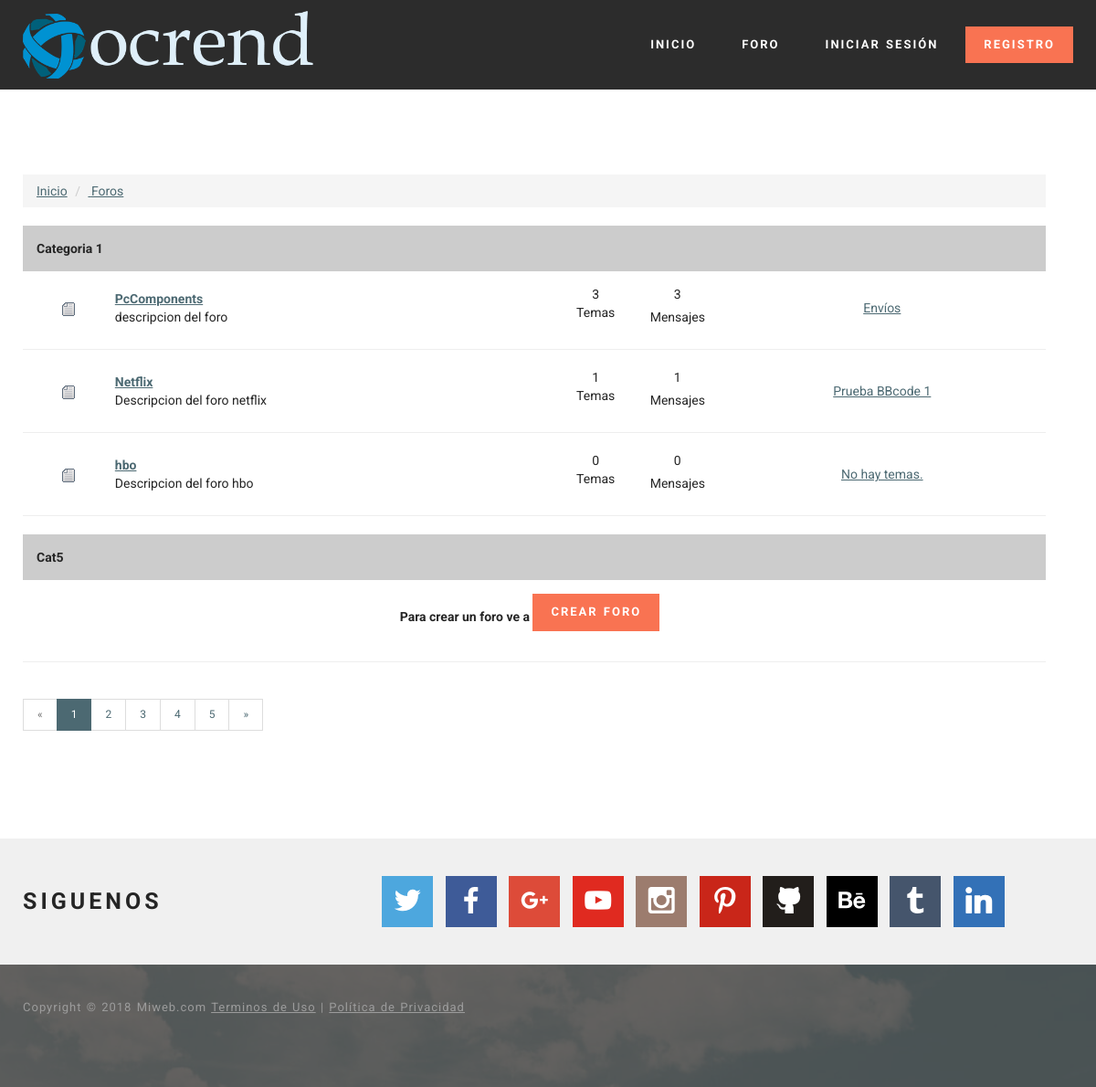
The app's page /?view=forum, older data.
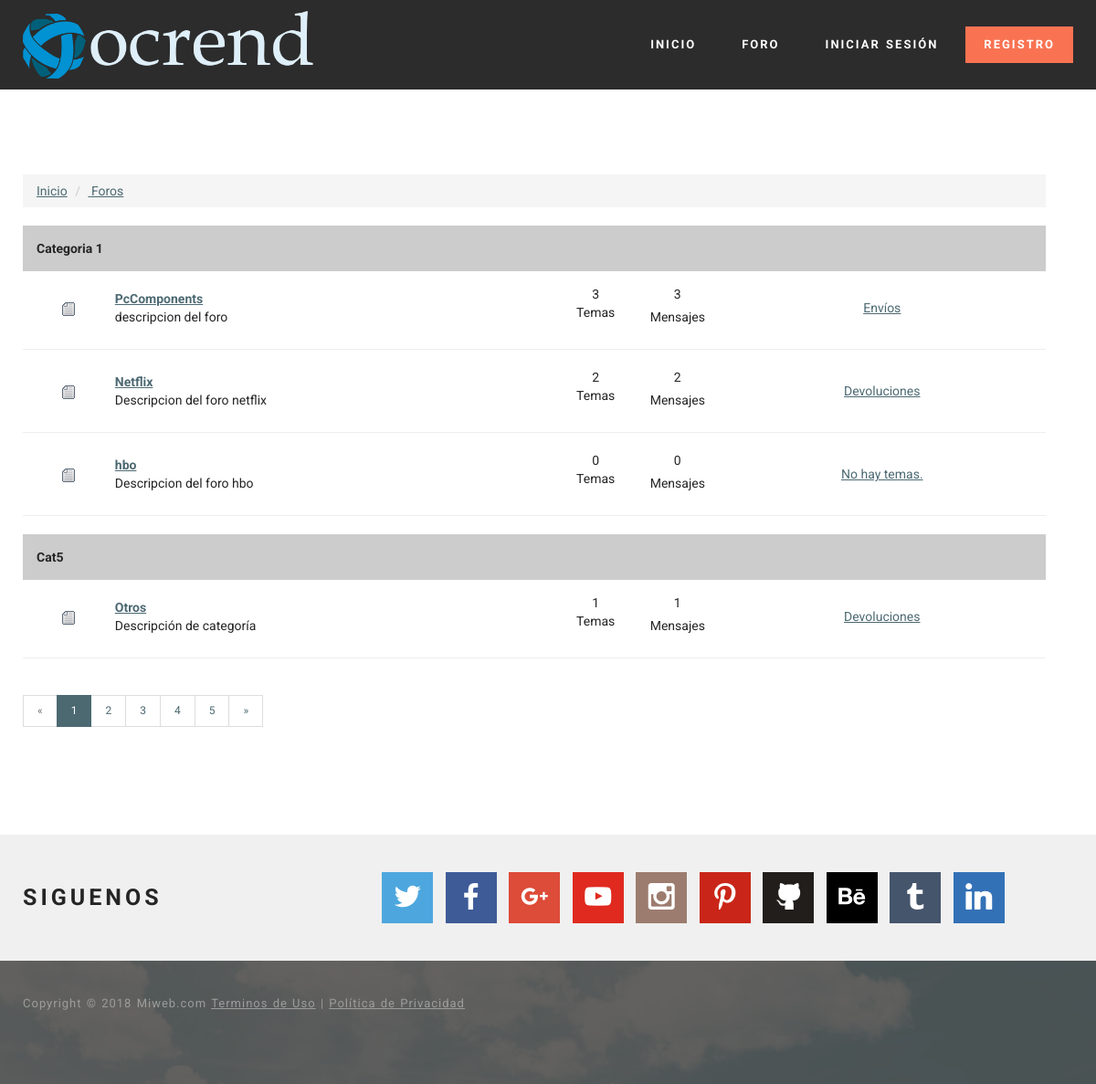
The same page, newer data.
### tables this page shows
CREATE TABLE `categorias` (
  `id` int(255) NOT NULL,
  `nombre` varchar(255) NOT NULL
);

CREATE TABLE `foros` (
  `id` int(255) NOT NULL,
  `nombre` varchar(255) NOT NULL,
  `descripcion` varchar(255) NOT NULL,
  `cantidad_mensajes` bigint(255) NOT NULL DEFAULT '0',
  `cantidad_temas` bigint(255) NOT NULL DEFAULT '0',
  `id_categoria` int(100) NOT NULL DEFAULT '1',
  `estado` int(1) NOT NULL DEFAULT '1' COMMENT '1 es el estado abierto del foro y 0 para crrarlo y solo admin tiene acceso',
  `ultimo_tema` varchar(255) NOT NULL,
  `id_ultimo_tema` bigint(255) NOT NULL
);

### core/controllers/forumController.php (called while the page is built, shortened)
<?php
$db = new Conexion();
include('html/forum/index.php');
?>

### core/bin/functions/Categorias.php (called while the page is built, shortened)
<?php
function Categorias(){
$db = new Conexion();
$sql = $db->query("SELECT * FROM categorias;");
if($db->rows($sql) > 0) {
  while($d = $db->recorrer($sql)) {
    $categorias[$d['id']]= $d;
    }
}else {
  $categorias = false;
}
return $categorias;
}
?>

### core/core.php (called while the page is built, shortened)
<?php
require('core/models/class.Conexion.php');
require('core/bin/functions/Categorias.php');
require('core/bin/functions/Foros.php');
require('core/bin/functions/UrlAmigable.php');
$_categorias = Categorias();
$_foros = Foros();
?>

### core/models/class.Conexion.php (called while the page is built, shortened)
<?php
class Conexion extends mysqli {
public function rows($query){
  return mysqli_num_rows($query);
}
public function liberar($query){
  return mysqli_free_result($query);
}
public function recorrer($query){
  return mysqli_fetch_array($query);
}
}
 ?>

### core/bin/functions/Foros.php (called while the page is built, shortened)
<?php
function Foros(){
$db = new Conexion();
$sql = $db->query("SELECT * FROM foros;");
if($db->rows($sql) > 0) {
  while($d = $db->recorrer($sql)) {
    $foros[$d['id']]= $d;
    }
}else {
  $foros = false;
}
return $foros;
}
?>

### core/bin/functions/UrlAmigable.php (called while the page is built)
<?php
function UrlAmigable($id,$titulo,$id_foro = null){
if(null == $id_foro){
  $titulo = $id . '-' . $titulo;
}else {
    $titulo = $id . '-' . $id_foro . '-' .$titulo;
}
  $titulo = trim($titulo);
  $titulo = str_replace(
      array('à', 'á', 'ä','â','ã','å','æ','ª','α','∀','@','∧','λ','Δ','À','Á','Â','Ã','Ä','Å','Ā','ā','Ă','ă','Ą','ą'),
      'a',
      $titulo
  );
  $titulo = str_replace(
      array('ß','β'),
      'b',
      $titulo
  );
  $titulo = str_replace(
      array('¢','©','ç','ς','⊂','€','Ç','c','Ć','ć','Ĉ','ĉ','Ċ','ċ','Č','č'),
      'c',
      $titulo
  );
  $titulo = str_replace(
      array('₫','Ď','ď','Đ','đ'),
      'd',
      $titulo
  );
  $titulo = str_replace(
      array('è','é','ê','ë','ε','ξ','∈','∉','∋','∃','∑','È','É','Ê','Ë','Ē','ē','Ĕ','ĕ','Ė','ė','Ę','ę','Ě','ě'),
    'e',
      $titulo
  );
  $titulo = str_replace(
      array('ƒ'),
      'f',
      $titulo
  );
$titulo = str_replace(
    array('Ĝ','ĝ','Ğ','ğ','Ġ','ġ','Ģ','ģ'),
    'g',
    $titulo
);
  $titulo = str_replace(
      array('H.','Ĥ','ĥ','Ħ','ħ'),
      'h',
      $titulo
  );
  $titulo = str_replace(
      array('ì','í','î','ï','¡','ℑ','Ì','Í','Î','Ï','Ĩ','ĩ','Ī','ī','Ĭ','ĭ','Į','į','İ','ı'),
      'i',
      $titulo
  );
$titulo = str_replace(
    array('Ĵ','ĵ'),
    'j',
    $titulo
);
  $titulo = str_replace(
      array('κ','Ķ','ķ'),
      'k',
      $titulo
  );
  $titulo = str_replace(
      array('£','ζ','ι','¦','Ĺ','ĺ','Ļ','ļ','Ľ','ľ','Ŀ','ŀ','Ł','ł'),
      'l',
      $titulo
  );
  $titulo = str_replace(
      array('ñ','η','π','ℵ','∩','Ñ'),
      'n',
      $titulo
  );
  $titulo = str_replace(
      array('ò','ó','ô','õ','ö','¤','ð','ø','δ','σ','φ','∅','Ò','Ó','Ô','Õ','Ö','Ω'),
      'o',
      $titulo
  );
  $titulo = str_replace(
      array('þ','ρ','℘','¶'),
      'p',
      $titulo
  );
  $titulo = str_replace(
      array('®','ℜ'),
      'r',
      $titulo
  );
  $titulo = str_replace(
      array('š','§','$'),
      's',
      $titulo
  );
  $titulo = str_replace(
      array('τ'),
      't',
      $titulo
  );
  $titulo = str_replace(
      array('ù','ú','û','ü','µ','υ','μ','∪','Ù','Ú','Û','Ü'),
      'u',
      $titulo
  );
  $titulo = str_replace(
      array('∨','√','ϑ'),
      'v',
      $titulo
  );
  $titulo = str_replace(
      array('ψ','ω','ϖ'),
      'w',
      $titulo
  );
  $titulo = str_replace(
      array('×','χ'),
      'x',
      $titulo
  );
  $titulo = str_replace(
      array('¥','ý','ÿ','γ','ϒ','ÿ'),
      'y',
      $titulo
  );
  $titulo = str_replace(
      array('ζ'),
      'z',
      $titulo
  );
  $titulo = str_replace(
      array('¨','«','¬','¯','±','´','·','¸','»','¿','÷','•','…','′','″','‾','⁄','−','∗','⋅','☺','☻','◘','○','►','◄','↕','‼','▬','↨','∟','▲','▼','⌂','░','▒','▓','│','┤','╣','║','╗','╝','┐','└','┬','├','┼','╚','╔','╩','╦','╠','═','╬','┘','┌','█','▄','▀','‗','°','•','•','■','☼'),
    '-',
      $titulo
  );
  $titulo = str_replace(
      array('∝','∞','∠','∫','∴','∼','≅','≈','≠','≡','≤','≥','⊃','⊄','⊆','⊇','⊕','⊗','⊥','◙','♂','♀','♪','♫',''),
    '-',
      $titulo
  );
  $titulo = str_replace(
      array('⌈','⌉','⌊','⌋','〈','〉','◊','♠','♣','♥','♦','"','&','<','>','ˆ','˜','—','\\','\"','~','‰'),
      '-',
      $titulo
  );
  $titulo = str_replace(
      array('œ','™','Æ','π'),
      array('oe','tm','ae','pi'),
      $titulo
  );
  $titulo = str_replace(
      array('‘','’','‚','“','”','„','†','‡','‰','‹','›','!','¡','#','(',')','{','}','[',']','⇓','⇔'),
      '-',
      $titulo
  );
  $titulo = str_replace(
      array('=','?','+','<','>',';','.',':','^','/','&','¬','∂','∇','∏','←','↑','→','↓','↔','↵','⇐','⇑','⇒'),
      '-',
      $titulo
  );
  $titulo = str_replace(
      array('²','³','°','¹','º','¼','½','¾','θ'),
      array('2','3','0','1','0','1-4','1-2','3-4','0'),
      $titulo
  );
  $titulo = str_replace(
      array(' ','—','-----','----','---','--','------','-------','--------','---------','----------','-----------'),
      '-',
      $titulo
  );
$titulo = strtolower($titulo);
return $titulo;
}
?>

### html/forum/index.php (the view, shortened to what the changed rows need)
<?php include(HTML_DIR . 'overall/header.php'); ?>
<body>
 <section class="mbr-section mbr-after-navbar" id="content1-10">
     <div class="mbr-section__container container mbr-section__container--isolated">
<div class="row container">
<?php
if(false !=$_categorias){
$prepare_sql  = $db->prepare("SELECT id FROM foros WHERE id_categoria = ? ;");
$prepare_sql->bind_param('i',$id_categoria);
foreach ($_categorias as $id_categoria => $array_categoria) {
$prepare_sql->execute();
$prepare_sql->store_result();
echo '
<table width="100%" border="0" cellspacing="2" cellpadding="2">
  <tr>
    <th colspan="5" scope="col" bgcolor="#CCCCCC" style="margin-bottom:5px; height:32px;" >
      <div align="left" style="margin-left:15px; margin-top:15px; margin-bottom:15px;">'.$_categorias[$id_categoria]['nombre'].'</div></th>
  </tr>
  <tr>
    <th colspan="5" scope="col"><div align="left" style="margin-left:15px; margin-top:15px; margin-bottom:15px;"></div></th>
  </tr>
';
if ($prepare_sql->num_rows > 0) {
  $prepare_sql->bind_result($id_del_foro);
  while ($prepare_sql->fetch()) {
    if($_foros[$id_del_foro]['estado'] == 1){
      $extension = 'off.gif';
    }else {
      $extension = 'lock.gif';
    }
    if ($_foros[$id_del_foro]['ultimo_tema'] == '') {
      $ultimo_tema= '<a href="#" title="Sin temas en el foro">No hay temas.</a>';
    } else {
  $ultimo_tema= '<a href="temas/'.UrlAmigable($_foros[$id_del_foro]['id_ultimo_tema'],$_foros[$id_del_foro]['ultimo_tema'],$id_del_foro).'" title="Ir al tema">'. $_foros[$id_del_foro]['ultimo_tema'].'</a>';
    }
    echo '
    <tr>
    <th width="9%" rowspan="2" scope="row"><div align="center"><img src="'.IC_TOPIC_FORUM_DIR.$extension.'" /></div></th>
    <td width="43%" rowspan="2"><div align="left">
    <a href="foros/'.UrlAmigable($id_del_foro,$_foros[$id_del_foro]['nombre']).'"><strong>'.$_foros[$id_del_foro]['nombre'].'</strong></a><br />
    '.$_foros[$id_del_foro]['descripcion'].'</div></td>
    <td><div align="center">'.number_format($_foros[$id_del_foro]['cantidad_temas'],0,',','.').' </div></td>
    <td><div align="center">'.number_format($_foros[$id_del_foro]['cantidad_mensajes'],0,',','.').' </div></td>
    <td width="32%" rowspan="2"><div align="center">'.$ultimo_tema.'</div></td>
    </tr>
    <tr>
    <td width="8%"><p align="center">Temas</p>    </td>
    <td width="8%"><div align="center">Mensajes</div></td>
    </tr>
    <tr>
    <th colspan="5" scope="col" cellspacing="0" cellpadding="0"><div align="left"><hr style="color: #0056b2;" /></div></th>
    </tr>
    ';
  }
} else {
  echo '
  <tr>
  <th width="90%" scope="row"><div align="center">Para crear un foro ve a <a class="mbr-buttons__btn btn btn-danger" href="?view=configforos&mode=add">CREAR FORO</a> </div></th>
 </tr>
 <tr>
  <th scope="col" cellspacing="0" cellpadding="0"><div align="left"><hr style="color: #0056b2;" /></div></th>
 </tr>
  ';
}
echo '
</table>
';
}
}
 ?>
</div>
</section>
</body>
</html>

Row changes from the older to the newer data that the page shows:
changed foros "Netflix": id+cantidad_temas "1" → "2"; id+cantidad_mensajes "1" → "2"; id+ultimo_tema "Prueba BBcode 1" → "Devoluciones"
shown differently, row unchanged: categorias (number 2 of 2 on the later page): no longer shows "Para crear un foro ve a CREAR FORO"
added foros: id+nombre "Otros", id+descripcion "Descripción de categoría", id+cantidad_temas "1", id+cantidad_mensajes "1", id+ultimo_tema "Devoluciones", shown under categorias (number 2 of 2 on the later page)
